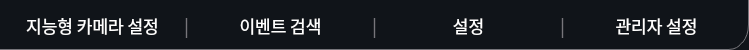
             <widget class="QWidget" name="tab_backgournd" native="true">
              <property name="sizePolicy">
               <sizepolicy hsizetype="Fixed" vsizetype="Fixed">
                <horstretch>0</horstretch>
                <verstretch>0</verstretch>
               </sizepolicy>
              </property>
              <property name="minimumSize">
               <size>
                <width>522</width>
                <height>50</height>
               </size>
              </property>
              <property name="maximumSize">
               <size>
                <width>12345</width>
                <height>50</height>
               </size>
              </property>
              <property name="styleSheet">
               <string notr="true">background-color: rgb(16, 20, 25);

border-right: 1px solid rgb(119, 118, 123);
border-bottom-right-radius:20px solid rgb(119, 118, 123);

border-bottom:1px solid rgb(119, 118, 123);
</string>
              </property>
              <layout class="QHBoxLayout" name="horizontalLayout_14">
               <item>
                <layout class="QHBoxLayout" name="horizontalLayout_31">
                 <item>
                  <widget class="QPushButton" name="camera_bnt">
                   <property name="minimumSize">
                    <size>
                     <width>163</width>
                     <height>28</height>
                    </size>
                   </property>
                   <property name="maximumSize">
                    <size>
                     <width>163</width>
                     <height>28</height>
                    </size>
                   </property>
                   <property name="font">
                    <font>
                     <family>Sans</family>
                     <pointsize>13</pointsize>
                    </font>
                   </property>
                   <property name="cursor">
                    <cursorShape>PointingHandCursor</cursorShape>
                   </property>
                   <property name="styleSheet">
                    <string notr="true">color: rgb(255, 255, 255);
border: 1px solid rgba(0, 0, 0, 0);
background-color: rgba(191, 64, 64, 0);</string>
                   </property>
                   <property name="text">
                    <string>지능형 카메라 설정</string>
                   </property>
                  </widget>
                 </item>
                 <item>
                  <widget class="QLabel" name="tab_partion_1">
                   <property name="sizePolicy">
                    <sizepolicy hsizetype="Fixed" vsizetype="Fixed">
                     <horstretch>0</horstretch>
                     <verstretch>0</verstretch>
                    </sizepolicy>
                   </property>
                   <property name="minimumSize">
                    <size>
                     <width>3</width>
                     <height>0</height>
                    </size>
                   </property>
                   <property name="font">
                    <font>
                     <family>Sans</family>
                     <pointsize>14</pointsize>
                    </font>
                   </property>
                   <property name="styleSheet">
                    <string notr="true">color: rgb(119, 118, 123);
background-color: rgba(191, 64, 64, 0);
border: 1px solid rgba(0, 0, 0, 0);
background-color: rgba(0, 0 0, 0);</string>
                   </property>
                   <property name="text">
                    <string>|</string>
                   </property>
                   <property name="textFormat">
                    <enum>Qt::TextFormat::PlainText</enum>
                   </property>
                   <property name="alignment">
                    <set>Qt::AlignmentFlag::AlignCenter</set>
                   </property>
                  </widget>
                 </item>
                 <item>
                  <widget class="QPushButton" name="search_bnt">
                   <property name="minimumSize">
                    <size>
                     <width>163</width>
                     <height>28</height>
                    </size>
                   </property>
                   <property name="maximumSize">
                    <size>
                     <width>163</width>
                     <height>28</height>
                    </size>
                   </property>
                   <property name="font">
                    <font>
                     <family>Sans</family>
                     <pointsize>13</pointsize>
                    </font>
                   </property>
                   <property name="cursor">
                    <cursorShape>PointingHandCursor</cursorShape>
                   </property>
                   <property name="styleSheet">
                    <string notr="true">color: rgb(255, 255, 255);
border: 1px solid rgba(0, 0, 0, 0);
background-color: rgba(191, 64, 64, 0);</string>
                   </property>
                   <property name="text">
                    <string>이벤트 검색</string>
                   </property>
                  </widget>
                 </item>
                 <item>
                  <widget class="QLabel" name="tab_partion_2">
                   <property name="sizePolicy">
                    <sizepolicy hsizetype="Fixed" vsizetype="Fixed">
                     <horstretch>0</horstretch>
                     <verstretch>0</verstretch>
                    </sizepolicy>
                   </property>
                   <property name="minimumSize">
                    <size>
                     <width>3</width>
                     <height>0</height>
                    </size>
                   </property>
                   <property name="font">
                    <font>
                     <family>Sans</family>
                     <pointsize>14</pointsize>
                    </font>
                   </property>
                   <property name="styleSheet">
                    <string notr="true">color: rgb(119, 118, 123);
background-color: rgba(191, 64, 64, 0);
border: 1px solid rgba(0, 0, 0, 0);
background-color: rgba(0, 0 0, 0);</string>
                   </property>
                   <property name="text">
                    <string>|</string>
                   </property>
                   <property name="textFormat">
                    <enum>Qt::TextFormat::PlainText</enum>
                   </property>
                   <property name="alignment">
                    <set>Qt::AlignmentFlag::AlignCenter</set>
                   </property>
                  </widget>
                 </item>
                 <item>
                  <widget class="QPushButton" name="setting_bnt">
                   <property name="minimumSize">
                    <size>
                     <width>163</width>
                     <height>28</height>
                    </size>
                   </property>
                   <property name="maximumSize">
                    <size>
                     <width>163</width>
                     <height>28</height>
                    </size>
                   </property>
                   <property name="font">
                    <font>
                     <family>Sans</family>
                     <pointsize>13</pointsize>
                    </font>
                   </property>
                   <property name="cursor">
                    <cursorShape>PointingHandCursor</cursorShape>
                   </property>
                   <property name="styleSheet">
                    <string notr="true">color: rgb(255, 255, 255);
background-color: rgba(191, 64, 64, 0);
border: 1px solid rgba(0, 0, 0, 0);</string>
                   </property>
                   <property name="text">
                    <string>설정</string>
                   </property>
                  </widget>
                 </item>
                 <item>
                  <widget class="QLabel" name="tab_partion_3">
                   <property name="sizePolicy">
                    <sizepolicy hsizetype="Fixed" vsizetype="Fixed">
                     <horstretch>0</horstretch>
                     <verstretch>0</verstretch>
                    </sizepolicy>
                   </property>
                   <property name="minimumSize">
                    <size>
                     <width>3</width>
                     <height>0</height>
                    </size>
                   </property>
                   <property name="font">
                    <font>
                     <family>Sans</family>
                     <pointsize>14</pointsize>
                    </font>
                   </property>
                   <property name="styleSheet">
                    <string notr="true">color: rgb(119, 118, 123);
background-color: rgba(191, 64, 64, 0);
border: 1px solid rgba(0, 0, 0, 0);
background-color: rgba(0, 0 0, 0);</string>
                   </property>
                   <property name="text">
                    <string>|</string>
                   </property>
                   <property name="textFormat">
                    <enum>Qt::TextFormat::PlainText</enum>
                   </property>
                   <property name="alignment">
                    <set>Qt::AlignmentFlag::AlignCenter</set>
                   </property>
                  </widget>
                 </item>
                 <item>
                  <widget class="QPushButton" name="admin_bnt">
                   <property name="minimumSize">
                    <size>
                     <width>163</width>
                     <height>28</height>
                    </size>
                   </property>
                   <property name="maximumSize">
                    <size>
                     <width>163</width>
                     <height>28</height>
                    </size>
                   </property>
                   <property name="font">
                    <font>
                     <family>Sans</family>
                     <pointsize>13</pointsize>
                    </font>
                   </property>
                   <property name="cursor">
                    <cursorShape>PointingHandCursor</cursorShape>
                   </property>
                   <property name="styleSheet">
                    <string notr="true">color: rgb(255, 255, 255);
border: 1px solid rgba(0, 0, 0, 0);
background-color: rgba(191, 64, 64, 0);</string>
                   </property>
                   <property name="text">
                    <string>관리자 설정</string>
                   </property>
                  </widget>
                 </item>
                </layout>
               </item>
              </layout>
             </widget>
